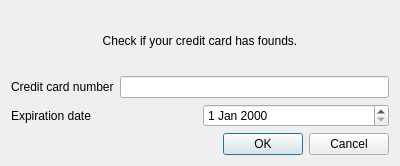
<?xml version="1.0" encoding="UTF-8"?>
<ui version="4.0">
 <class>Dialog</class>
 <widget class="QDialog" name="Dialog">
  <property name="geometry">
   <rect>
    <x>0</x>
    <y>0</y>
    <width>400</width>
    <height>166</height>
   </rect>
  </property>
  <property name="windowTitle">
   <string>Dialog</string>
  </property>
  <layout class="QVBoxLayout" name="verticalLayout">
   <item>
    <widget class="QLabel" name="label">
     <property name="text">
      <string>Check if your credit card has founds.</string>
     </property>
     <property name="alignment">
      <set>Qt::AlignCenter</set>
     </property>
    </widget>
   </item>
   <item>
    <layout class="QHBoxLayout" name="horizontalLayout_2">
     <item>
      <widget class="QLabel" name="label_2">
       <property name="text">
        <string>Credit card number</string>
       </property>
      </widget>
     </item>
     <item>
      <widget class="QLineEdit" name="lineEdit"/>
     </item>
    </layout>
   </item>
   <item>
    <layout class="QHBoxLayout" name="horizontalLayout">
     <item>
      <widget class="QLabel" name="label_3">
       <property name="text">
        <string>Expiration date</string>
       </property>
      </widget>
     </item>
     <item>
      <widget class="QDateEdit" name="dateEdit"/>
     </item>
    </layout>
   </item>
   <item>
    <widget class="QDialogButtonBox" name="buttonBox">
     <property name="orientation">
      <enum>Qt::Horizontal</enum>
     </property>
     <property name="standardButtons">
      <set>QDialogButtonBox::Cancel|QDialogButtonBox::Ok</set>
     </property>
    </widget>
   </item>
  </layout>
 </widget>
 <resources/>
 <connections>
  <connection>
   <sender>buttonBox</sender>
   <signal>accepted()</signal>
   <receiver>Dialog</receiver>
   <slot>accept()</slot>
   <hints>
    <hint type="sourcelabel">
     <x>248</x>
     <y>254</y>
    </hint>
    <hint type="destinationlabel">
     <x>157</x>
     <y>274</y>
    </hint>
   </hints>
  </connection>
  <connection>
   <sender>buttonBox</sender>
   <signal>rejected()</signal>
   <receiver>Dialog</receiver>
   <slot>reject()</slot>
   <hints>
    <hint type="sourcelabel">
     <x>316</x>
     <y>260</y>
    </hint>
    <hint type="destinationlabel">
     <x>286</x>
     <y>274</y>
    </hint>
   </hints>
  </connection>
 </connections>
</ui>
